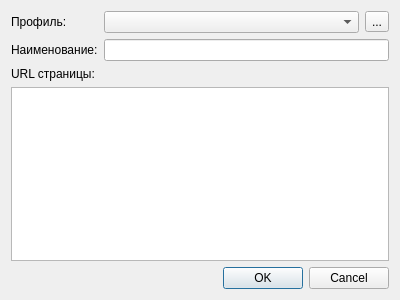
<?xml version="1.0" encoding="UTF-8"?>
<ui version="4.0">
 <class>DialogMplItem</class>
 <widget class="QDialog" name="DialogMplItem">
  <property name="geometry">
   <rect>
    <x>0</x>
    <y>0</y>
    <width>400</width>
    <height>300</height>
   </rect>
  </property>
  <property name="windowTitle">
   <string>Dialog</string>
  </property>
  <layout class="QGridLayout" name="gridLayout_2">
   <item row="2" column="0">
    <widget class="QDialogButtonBox" name="buttonBox">
     <property name="orientation">
      <enum>Qt::Horizontal</enum>
     </property>
     <property name="standardButtons">
      <set>QDialogButtonBox::Cancel|QDialogButtonBox::Ok</set>
     </property>
    </widget>
   </item>
   <item row="0" column="0">
    <layout class="QGridLayout" name="gridLayout">
     <item row="0" column="1">
      <layout class="QHBoxLayout" name="horizontalLayout">
       <item>
        <widget class="QComboBox" name="cmbMozillaProfile"/>
       </item>
       <item>
        <widget class="QToolButton" name="btnResetProfiles">
         <property name="toolTip">
          <string>Перезаполнить список</string>
         </property>
         <property name="text">
          <string>...</string>
         </property>
         <property name="icon">
          <iconset resource="pm_resurses.qrc">
           <normaloff>:/img/update.png</normaloff>:/img/update.png</iconset>
         </property>
        </widget>
       </item>
      </layout>
     </item>
     <item row="1" column="1">
      <widget class="QLineEdit" name="txtProfileName"/>
     </item>
     <item row="0" column="0">
      <widget class="QLabel" name="label">
       <property name="text">
        <string>Профиль:</string>
       </property>
      </widget>
     </item>
     <item row="1" column="0">
      <widget class="QLabel" name="label_2">
       <property name="text">
        <string>Наименование:</string>
       </property>
      </widget>
     </item>
     <item row="2" column="0">
      <widget class="QLabel" name="label_3">
       <property name="text">
        <string>URL страницы:</string>
       </property>
      </widget>
     </item>
    </layout>
   </item>
   <item row="1" column="0">
    <widget class="QTextEdit" name="txtMplItemUrl"/>
   </item>
  </layout>
 </widget>
 <resources>
  <include location="pm_resurses.qrc"/>
 </resources>
 <connections>
  <connection>
   <sender>buttonBox</sender>
   <signal>accepted()</signal>
   <receiver>DialogMplItem</receiver>
   <slot>accept()</slot>
   <hints>
    <hint type="sourcelabel">
     <x>248</x>
     <y>254</y>
    </hint>
    <hint type="destinationlabel">
     <x>157</x>
     <y>274</y>
    </hint>
   </hints>
  </connection>
  <connection>
   <sender>buttonBox</sender>
   <signal>rejected()</signal>
   <receiver>DialogMplItem</receiver>
   <slot>reject()</slot>
   <hints>
    <hint type="sourcelabel">
     <x>316</x>
     <y>260</y>
    </hint>
    <hint type="destinationlabel">
     <x>286</x>
     <y>274</y>
    </hint>
   </hints>
  </connection>
 </connections>
</ui>
